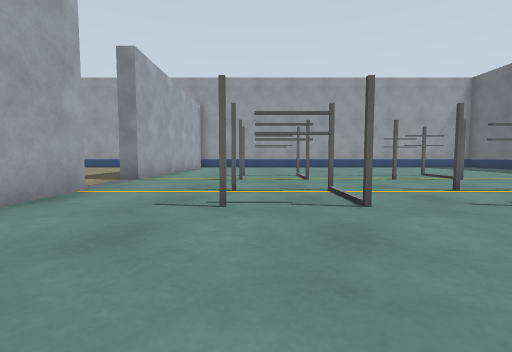
view 1 (above)

17 first-person views from a walk through a Gazebo world. The camera is 0.32 m above the floor, tilts 4° down and sees 85° across. The floor is counted in squares, 0.5 m on a side. Each view is taken from the middle of a square. On the plan, view 1 faces up. The plan holds only what a view shows up to about 9 squares ahead; the rest is blank. Some stock models are drawn as simple stand-ins.

view 2
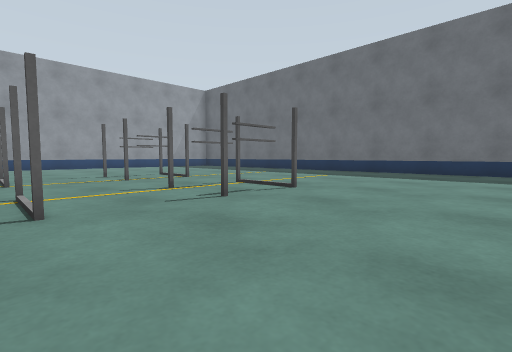

view 3
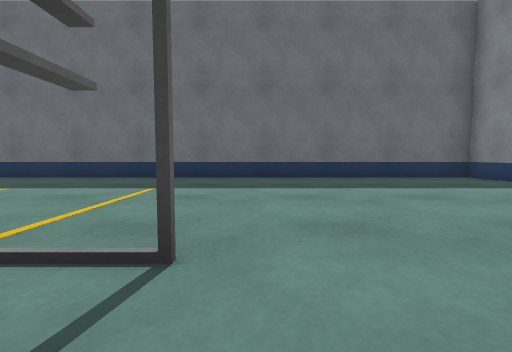

view 4
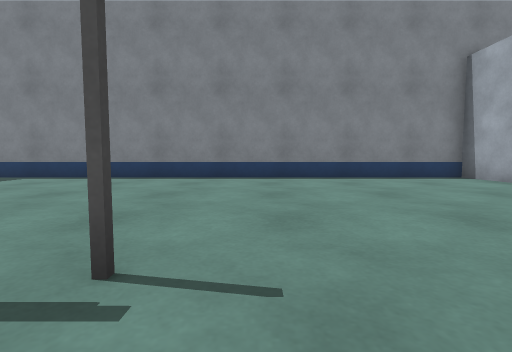

view 5
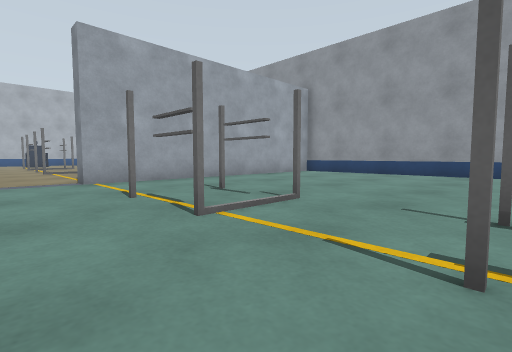

view 6
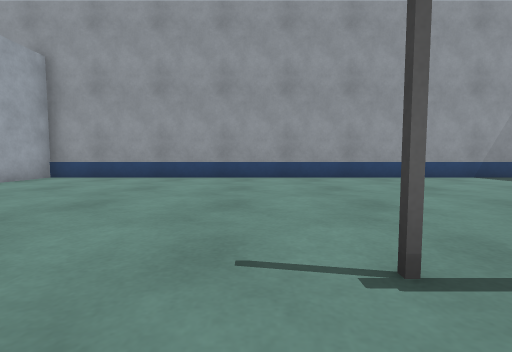

view 7
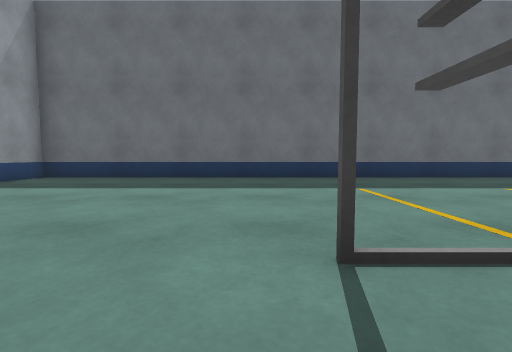

view 8
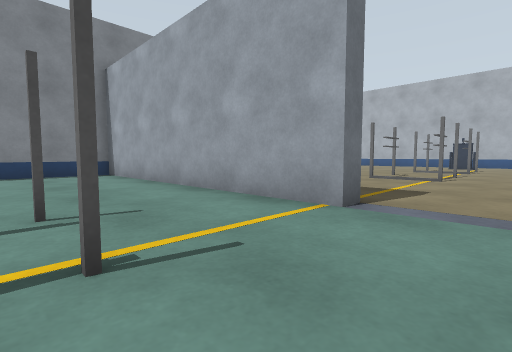

view 9
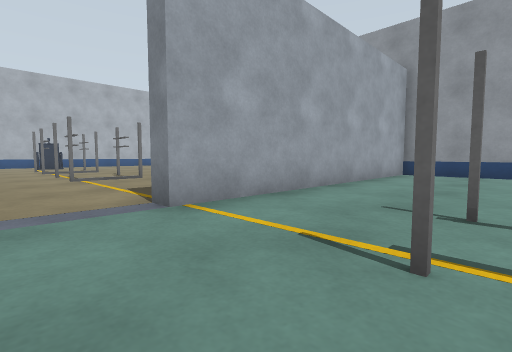

view 10
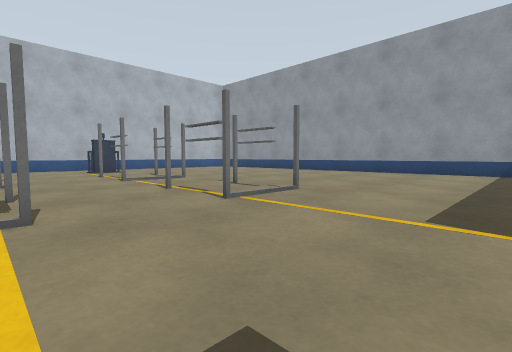

view 11
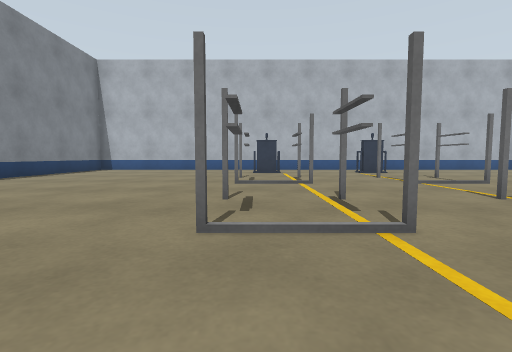

view 12
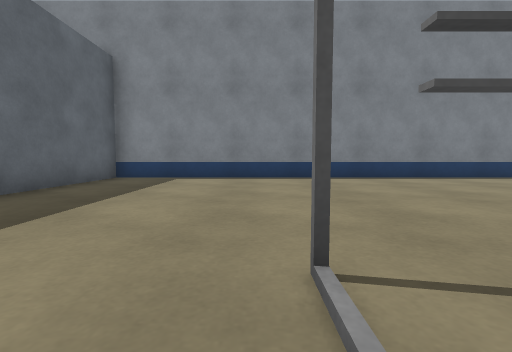

view 13
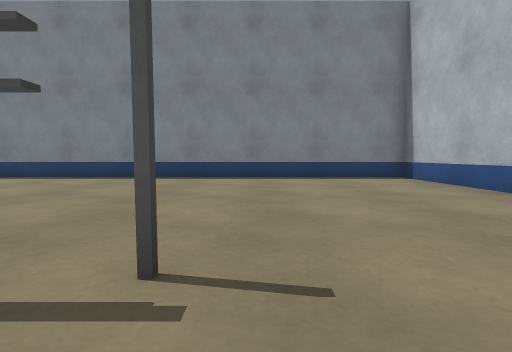

view 14
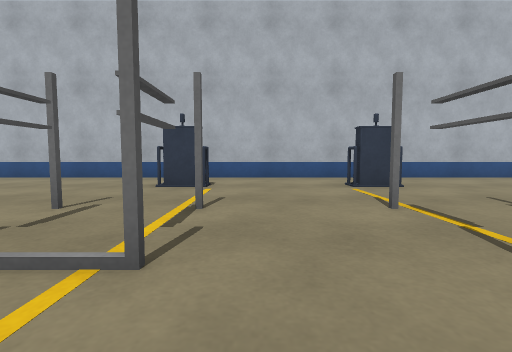

view 15
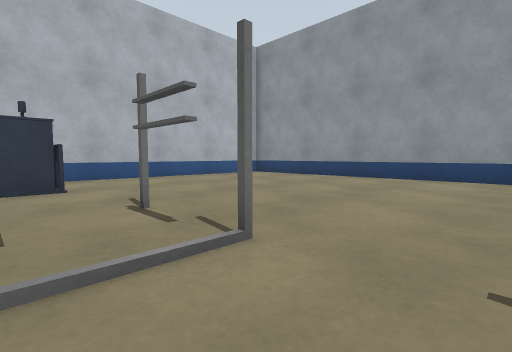

view 16
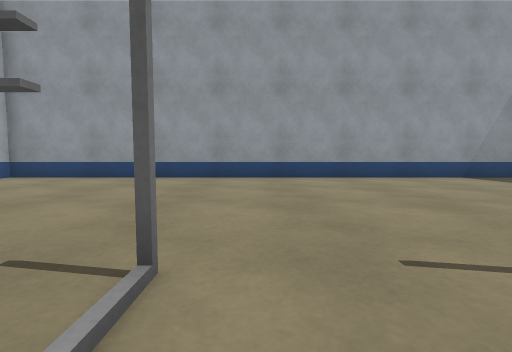

view 17
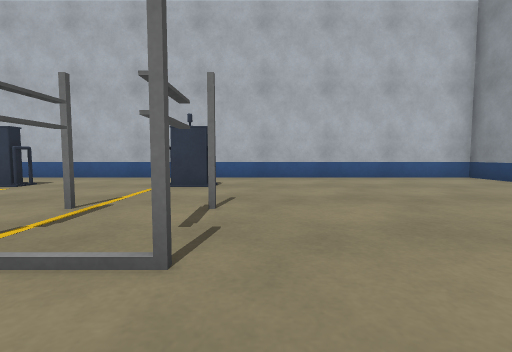

### Floor plan
Points are (right, up) in squares from view 1. A wall is a line through its corners. A room is listed if a view was taken in it or the views show most of it. See-through windows are left out.
Room 1 (views 1, 2, 3, 4, 5, 6, 7, 8, 9)
walls: (-3.2, 5.3) (-3.2, -3.5) (12.5, -3.5) (12.5, 16.5) (-3.2, 16.5) (-3.2, 7.7)
ways out: opening at (-4, 6.5) to room 2
objects: rack (0, 4) to (1, 5); rack (0, 8) to (1, 9); rack (4, 4) to (5, 5); rack (4, 8) to (5, 9)
Room 2 (views 10, 11, 12, 13, 14, 15, 16, 17)
walls: (-3.9, 5.3) (-3.2, 5.3); (-3.2, 7.7) (-3.8, 7.7); (-4.1, 16.5) (-19.5, 16.5) (-19.5, -3.5) (-3.8, -3.5) (-3.8, 0.5)
ways out: opening at (-4, 6.5) to room 1
objects: other object (-17, 4) to (-17, 5); other object (-17, 8) to (-17, 9); rack (-14, 4) to (-13, 5); rack (-14, 8) to (-13, 9); rack (-10, 4) to (-9, 5); rack (-10, 8) to (-9, 9)

Where each view was taken, in squares from view 1:
view 1: 0 up, 0 right, facing up
view 2: 0 up, 1 right, facing up-right
view 3: 3 up, 4 right, facing right
view 4: 5 up, 3 right, facing down
view 5: 6 up, 4 right, facing up-left
view 6: 8 up, 3 right, facing up
view 7: 10 up, 4 right, facing right
view 8: 7 up, 0 right, facing down-left
view 9: 6 up, 0 right, facing up-left
view 10: 5 up, 5 left, facing up-left
view 11: 4 up, 6 left, facing left
view 12: 5 up, 8 left, facing down
view 13: 5 up, 15 left, facing down
view 14: 6 up, 11 left, facing left
view 15: 8 up, 11 left, facing up-left
view 16: 8 up, 12 left, facing up
view 17: 10 up, 11 left, facing left
